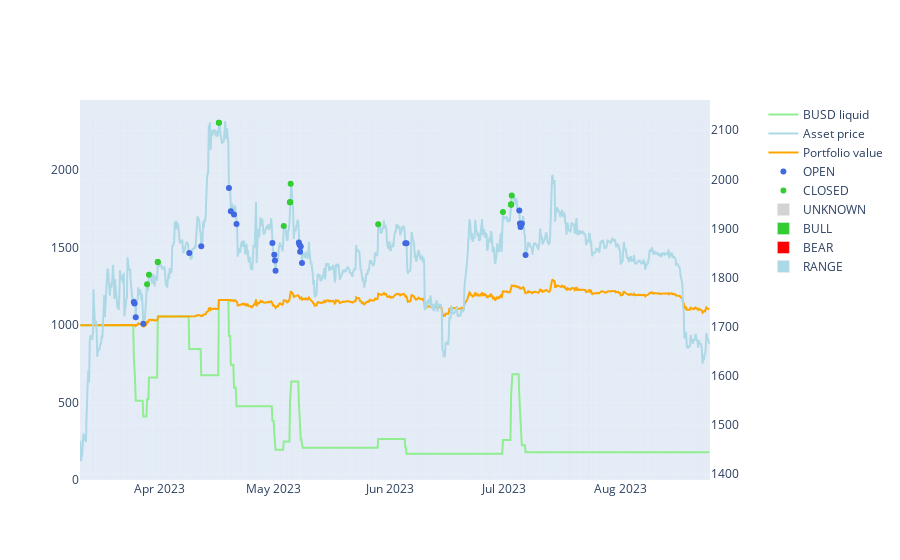

Notebook code cell kept with this figure:
### Code cell
fig.show()

### Figure 1 — Plotly figure (JSON) as saved in the notebook; plotly's stock layout.template omitted (floating-point values rounded to 4 significant figures; data arrays with more than 128 entries replaced by an {"elided": "..."} marker saying what was removed)
{"data": [{"marker": {"color": "lightgreen"}, "mode": "lines", "name": "BUSD liquid", "type": "scatter", "x": {"elided": "1000 str values"}, "xaxis": "x", "y": {"elided": "1000 float values"}, "yaxis": "y"}, {"marker": {"color": "lightblue"}, "mode": "lines", "name": "Asset price", "type": "scatter", "x": {"elided": "1000 str values"}, "xaxis": "x", "y": {"elided": "1000 float values"}, "yaxis": "y2"}, {"marker": {"color": "orange"}, "mode": "lines", "name": "Portfolio value", "type": "scatter", "x": {"elided": "1000 str values"}, "xaxis": "x", "y": {"elided": "1000 float values"}, "yaxis": "y"}, {"marker": {"color": "royalblue"}, "mode": "markers", "name": "OPEN", "type": "scatter", "x": ["2023-03-25T04:00:00", "2023-03-25T08:00:00", "2023-03-25T16:00:00", "2023-03-27T16:00:00", "2023-04-08T20:00:00", "2023-04-12T00:00:00", "2023-04-19T08:00:00", "2023-04-19T20:00:00", "2023-04-20T16:00:00", "2023-04-21T08:00:00", "2023-04-30T20:00:00", "2023-05-01T08:00:00", "2023-05-01T12:00:00", "2023-05-01T16:00:00", "2023-05-07T20:00:00", "2023-05-08T00:00:00", "2023-05-08T04:00:00", "2023-05-08T08:00:00", "2023-05-08T16:00:00", "2023-06-05T00:00:00", "2023-06-05T08:00:00", "2023-07-05T04:00:00", "2023-07-05T08:00:00", "2023-07-05T12:00:00", "2023-07-05T16:00:00", "2023-07-05T20:00:00", "2023-07-06T20:00:00"], "xaxis": "x", "y": [1750.0, 1747.0, 1719.0, 1706.0, 1850.0, 1864.0, 1982.0, 1935.0, 1929.0, 1909.0, 1871.0, 1846.0, 1835.0, 1814.0, 1871.0, 1867.0, 1853.0, 1863.0, 1830.0, 1870, 1870.0, 1937.0, 1910.0, 1903.0, 1908.0, 1910.0, 1846.0], "yaxis": "y2"}, {"marker": {"color": "limegreen"}, "mode": "markers", "name": "CLOSED", "type": "scatter", "x": ["2023-03-31T12:00:00", "2023-03-31T12:00:00", "2023-03-29T04:00:00", "2023-03-28T16:00:00", "2023-04-16T16:00:00", "2023-04-16T16:00:00", null, null, null, "2023-05-05T16:00:00", "2023-05-05T12:00:00", "2023-05-05T12:00:00", "2023-05-05T12:00:00", "2023-05-03T20:00:00", "2023-07-03T04:00:00", "2023-07-03T00:00:00", "2023-06-30T20:00:00", "2023-07-03T00:00:00", "2023-05-28T20:00:00", "2023-07-03T00:00:00", "2023-07-03T00:00:00", null, null, null, null, null, null], "xaxis": "x", "y": [1832.0, 1832.0, 1806.0, 1786.0, 2115.0, 2115.0, null, null, null, 1991.0, 1953.0, 1953.0, 1953.0, 1905.0, 1967.0, 1949, 1933.0, 1949, 1909.0, 1949, 1949, null, null, null, null, null, null], "yaxis": "y2"}, {"marker": {"color": "lightgrey"}, "name": "UNKNOWN", "type": "bar", "width": 10, "x": ["2023-03-11T00:00:00", "2023-03-11T04:00:00", "2023-03-11T08:00:00", "2023-03-11T12:00:00", "2023-03-11T16:00:00", "2023-03-11T20:00:00", "2023-03-12T00:00:00", "2023-03-12T04:00:00", "2023-03-12T08:00:00", "2023-03-12T12:00:00", "2023-03-12T16:00:00", "2023-03-12T20:00:00", "2023-03-13T00:00:00", "2023-03-13T04:00:00", "2023-03-13T08:00:00", "2023-03-13T12:00:00", "2023-03-13T16:00:00", "2023-03-13T20:00:00", "2023-03-14T00:00:00", "2023-03-14T04:00:00", "2023-03-14T08:00:00", "2023-03-14T12:00:00", "2023-03-14T16:00:00", "2023-03-14T20:00:00", "2023-03-15T00:00:00", "2023-03-15T04:00:00"], "y": [2331.0, 2331.0, 2331.0, 2331.0, 2331.0, 2331.0, 2331.0, 2331.0, 2331.0, 2331.0, 2331.0, 2331.0, 2331.0, 2331.0, 2331.0, 2331.0, 2331.0, 2331.0, 2331.0, 2331.0, 2331.0, 2331.0, 2331.0, 2331.0, 2331.0, 2331.0]}, {"marker": {"color": "limegreen"}, "name": "BULL", "type": "bar", "width": 10, "x": {"elided": "255 str values"}, "y": {"elided": "255 float values"}}, {"marker": {"color": "red"}, "name": "BEAR", "type": "bar", "width": 10, "x": {"elided": "307 str values"}, "y": {"elided": "307 float values"}}, {"marker": {"color": "lightblue"}, "name": "RANGE", "type": "bar", "width": 10, "x": {"elided": "412 str values"}, "y": {"elided": "412 float values"}}], "layout": {"xaxis": {"anchor": "y", "domain": [0, 0.94]}, "yaxis": {"anchor": "x", "domain": [0, 1]}, "yaxis2": {"anchor": "x", "overlaying": "y", "side": "right"}}}
